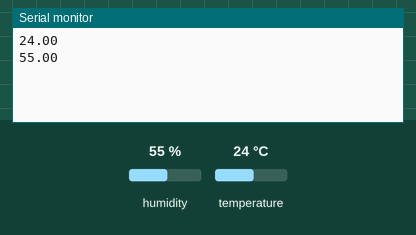
This sketch was run on a simulated ESP32. On the bench: the last lines printed to the serial monitor. The inputs (shaded band) are chosen by the test bench; at power-on: humidity 55 %, temperature 24 °C.

Above: at 3.7 s.
3.8 s: humidity set to 22 %
At 6.9 s:
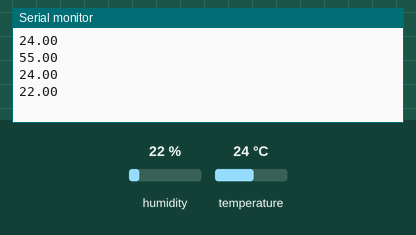
7.6 s: temperature set to 12 °C
At 10.0 s:
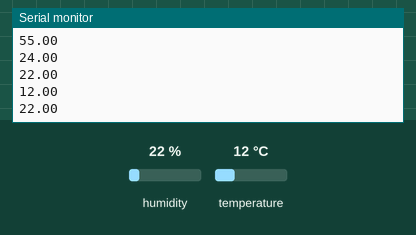
11.4 s: humidity set to 40 %
At 12.0 s:
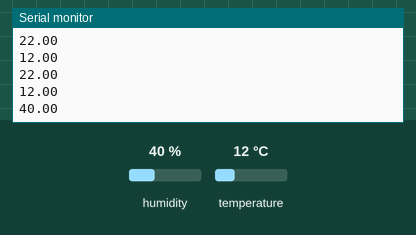
Timing chart, 0 to 14.4 s (numbered marks = the images above; inputs shaded):
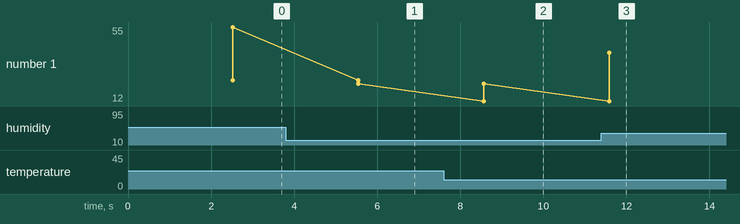

The sketch:

testSensor.ino
```cpp
#include <DHT.h>

#define DHTPIN 33
#define DHTTYPE DHT11
DHT dht(DHTPIN, DHTTYPE);

void setup() {
  Serial.begin(115200);
  dht.begin();
  delay(2500);
}

void loop() {
  // Read the temperature from the DHT sensor
  float temperature = dht.readTemperature();

  // Read the humidity from the DHT sensor
  float humidity = dht.readHumidity();

  Serial.println(temperature);
  Serial.println(humidity);

  delay(3000);
}
```

Measured:
- after the input at 3.8 s, the serial monitor: prints a new line after 1.7 s (image 1)
- after the input at 7.6 s, the serial monitor: prints a new line after 0.97 s (image 2)
- after the input at 11.4 s, the serial monitor: prints a new line after 0.19 s (image 3)
- plotted number 1: 55 → 22 after the input at 3.8 s, 22 → 40 after the input at 11.4 s
